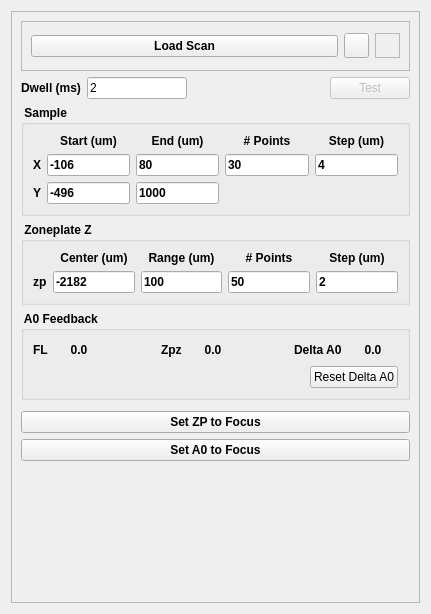
<?xml version="1.0" encoding="UTF-8"?>
<ui version="4.0">
 <class>Form</class>
 <widget class="QWidget" name="Form">
  <property name="geometry">
   <rect>
    <x>0</x>
    <y>0</y>
    <width>431</width>
    <height>614</height>
   </rect>
  </property>
  <property name="focusPolicy">
   <enum>Qt::StrongFocus</enum>
  </property>
  <property name="windowTitle">
   <string>Form</string>
  </property>
  <layout class="QVBoxLayout" name="verticalLayout">
   <item>
    <widget class="QFrame" name="frame">
     <property name="maximumSize">
      <size>
       <width>650</width>
       <height>16777215</height>
      </size>
     </property>
     <property name="frameShape">
      <enum>QFrame::StyledPanel</enum>
     </property>
     <property name="frameShadow">
      <enum>QFrame::Raised</enum>
     </property>
     <layout class="QVBoxLayout" name="verticalLayout_2">
      <item>
       <widget class="QFrame" name="loadscan_frame">
        <property name="minimumSize">
         <size>
          <width>0</width>
          <height>50</height>
         </size>
        </property>
        <property name="frameShape">
         <enum>QFrame::StyledPanel</enum>
        </property>
        <property name="frameShadow">
         <enum>QFrame::Sunken</enum>
        </property>
        <layout class="QHBoxLayout" name="horizontalLayout_3">
         <item>
          <widget class="QPushButton" name="loadScanBtn">
           <property name="font">
            <font>
             <weight>75</weight>
             <bold>true</bold>
            </font>
           </property>
           <property name="text">
            <string>Load Scan</string>
           </property>
          </widget>
         </item>
         <item>
          <widget class="QToolButton" name="helpBtn">
           <property name="minimumSize">
            <size>
             <width>25</width>
             <height>25</height>
            </size>
           </property>
           <property name="maximumSize">
            <size>
             <width>25</width>
             <height>25</height>
            </size>
           </property>
           <property name="text">
            <string/>
           </property>
           <property name="icon">
            <iconset resource="../../../../../../icons/icons.qrc">
             <normaloff>:/scan_plugins/helplite.png</normaloff>:/scan_plugins/helplite.png</iconset>
           </property>
           <property name="iconSize">
            <size>
             <width>50</width>
             <height>50</height>
            </size>
           </property>
          </widget>
         </item>
         <item>
          <widget class="QLabel" name="rtclkpic">
           <property name="maximumSize">
            <size>
             <width>25</width>
             <height>25</height>
            </size>
           </property>
           <property name="autoFillBackground">
            <bool>true</bool>
           </property>
           <property name="frameShape">
            <enum>QFrame::StyledPanel</enum>
           </property>
           <property name="text">
            <string/>
           </property>
           <property name="pixmap">
            <pixmap resource="../../../../../../icons/icons.qrc">:/scan_plugins/icons8-mouse-right-click-50.png</pixmap>
           </property>
           <property name="scaledContents">
            <bool>true</bool>
           </property>
           <property name="alignment">
            <set>Qt::AlignRight|Qt::AlignTrailing|Qt::AlignVCenter</set>
           </property>
          </widget>
         </item>
        </layout>
       </widget>
      </item>
      <item>
       <layout class="QHBoxLayout" name="horizontalLayout_34">
        <item>
         <layout class="QHBoxLayout" name="horizontalLayout_35">
          <item>
           <widget class="QLabel" name="label_61">
            <property name="font">
             <font>
              <weight>75</weight>
              <bold>true</bold>
             </font>
            </property>
            <property name="text">
             <string>Dwell (ms)</string>
            </property>
            <property name="alignment">
             <set>Qt::AlignCenter</set>
            </property>
           </widget>
          </item>
          <item>
           <widget class="QLineEdit" name="dwellFld">
            <property name="minimumSize">
             <size>
              <width>100</width>
              <height>22</height>
             </size>
            </property>
            <property name="maximumSize">
             <size>
              <width>100</width>
              <height>16777215</height>
             </size>
            </property>
            <property name="text">
             <string>2</string>
            </property>
           </widget>
          </item>
         </layout>
        </item>
        <item>
         <spacer name="horizontalSpacer_7">
          <property name="orientation">
           <enum>Qt::Horizontal</enum>
          </property>
          <property name="sizeHint" stdset="0">
           <size>
            <width>40</width>
            <height>20</height>
           </size>
          </property>
         </spacer>
        </item>
        <item>
         <widget class="QPushButton" name="testBtn">
          <property name="enabled">
           <bool>false</bool>
          </property>
          <property name="text">
           <string>Test</string>
          </property>
         </widget>
        </item>
        <item>
         <layout class="QHBoxLayout" name="horizontalLayout_36"/>
        </item>
       </layout>
      </item>
      <item>
       <widget class="QGroupBox" name="groupBox">
        <property name="minimumSize">
         <size>
          <width>0</width>
          <height>100</height>
         </size>
        </property>
        <property name="font">
         <font>
          <weight>75</weight>
          <bold>true</bold>
         </font>
        </property>
        <property name="title">
         <string> Sample </string>
        </property>
        <layout class="QHBoxLayout" name="horizontalLayout_2">
         <item>
          <layout class="QGridLayout" name="gridLayout">
           <item row="0" column="1">
            <widget class="QLabel" name="label_23">
             <property name="font">
              <font>
               <weight>75</weight>
               <bold>true</bold>
              </font>
             </property>
             <property name="text">
              <string>Start (um)</string>
             </property>
             <property name="alignment">
              <set>Qt::AlignCenter</set>
             </property>
            </widget>
           </item>
           <item row="0" column="2">
            <widget class="QLabel" name="label_24">
             <property name="font">
              <font>
               <weight>75</weight>
               <bold>true</bold>
              </font>
             </property>
             <property name="text">
              <string>End (um)</string>
             </property>
             <property name="alignment">
              <set>Qt::AlignCenter</set>
             </property>
            </widget>
           </item>
           <item row="0" column="3">
            <widget class="QLabel" name="label_25">
             <property name="font">
              <font>
               <weight>75</weight>
               <bold>true</bold>
              </font>
             </property>
             <property name="text">
              <string># Points</string>
             </property>
             <property name="alignment">
              <set>Qt::AlignCenter</set>
             </property>
            </widget>
           </item>
           <item row="0" column="4">
            <widget class="QLabel" name="label_56">
             <property name="font">
              <font>
               <weight>75</weight>
               <bold>true</bold>
              </font>
             </property>
             <property name="text">
              <string>Step (um)</string>
             </property>
             <property name="alignment">
              <set>Qt::AlignCenter</set>
             </property>
            </widget>
           </item>
           <item row="1" column="0">
            <widget class="QLabel" name="label_57">
             <property name="font">
              <font>
               <weight>75</weight>
               <bold>true</bold>
              </font>
             </property>
             <property name="text">
              <string>X</string>
             </property>
            </widget>
           </item>
           <item row="1" column="1">
            <widget class="QLineEdit" name="startXFld">
             <property name="minimumSize">
              <size>
               <width>80</width>
               <height>22</height>
              </size>
             </property>
             <property name="text">
              <string>-106</string>
             </property>
            </widget>
           </item>
           <item row="1" column="2">
            <widget class="QLineEdit" name="endXFld">
             <property name="minimumSize">
              <size>
               <width>81</width>
               <height>22</height>
              </size>
             </property>
             <property name="text">
              <string>80</string>
             </property>
            </widget>
           </item>
           <item row="1" column="3">
            <widget class="QLineEdit" name="npointsXFld">
             <property name="minimumSize">
              <size>
               <width>80</width>
               <height>22</height>
              </size>
             </property>
             <property name="text">
              <string>30</string>
             </property>
            </widget>
           </item>
           <item row="1" column="4">
            <widget class="QLineEdit" name="stepXFld">
             <property name="minimumSize">
              <size>
               <width>81</width>
               <height>22</height>
              </size>
             </property>
             <property name="text">
              <string>4</string>
             </property>
            </widget>
           </item>
           <item row="2" column="0">
            <widget class="QLabel" name="label_58">
             <property name="font">
              <font>
               <weight>75</weight>
               <bold>true</bold>
              </font>
             </property>
             <property name="text">
              <string>Y</string>
             </property>
            </widget>
           </item>
           <item row="2" column="1">
            <widget class="QLineEdit" name="startYFld">
             <property name="minimumSize">
              <size>
               <width>80</width>
               <height>22</height>
              </size>
             </property>
             <property name="text">
              <string>-496</string>
             </property>
            </widget>
           </item>
           <item row="2" column="2">
            <widget class="QLineEdit" name="endYFld">
             <property name="minimumSize">
              <size>
               <width>81</width>
               <height>22</height>
              </size>
             </property>
             <property name="text">
              <string>1000</string>
             </property>
            </widget>
           </item>
          </layout>
         </item>
        </layout>
       </widget>
      </item>
      <item>
       <widget class="QGroupBox" name="groupBox_2">
        <property name="minimumSize">
         <size>
          <width>0</width>
          <height>74</height>
         </size>
        </property>
        <property name="font">
         <font>
          <weight>75</weight>
          <bold>true</bold>
         </font>
        </property>
        <property name="title">
         <string> Zoneplate Z </string>
        </property>
        <layout class="QVBoxLayout" name="verticalLayout_3">
         <item>
          <layout class="QGridLayout" name="gridLayout_9">
           <item row="0" column="1">
            <widget class="QLabel" name="label9">
             <property name="font">
              <font>
               <weight>75</weight>
               <bold>true</bold>
              </font>
             </property>
             <property name="text">
              <string>Center (um)</string>
             </property>
             <property name="alignment">
              <set>Qt::AlignCenter</set>
             </property>
            </widget>
           </item>
           <item row="0" column="2">
            <widget class="QLabel" name="label_60">
             <property name="font">
              <font>
               <weight>75</weight>
               <bold>true</bold>
              </font>
             </property>
             <property name="text">
              <string>Range (um)</string>
             </property>
             <property name="alignment">
              <set>Qt::AlignCenter</set>
             </property>
            </widget>
           </item>
           <item row="0" column="3">
            <widget class="QLabel" name="label_62">
             <property name="font">
              <font>
               <weight>75</weight>
               <bold>true</bold>
              </font>
             </property>
             <property name="text">
              <string># Points</string>
             </property>
             <property name="alignment">
              <set>Qt::AlignCenter</set>
             </property>
            </widget>
           </item>
           <item row="0" column="4">
            <widget class="QLabel" name="label_63">
             <property name="font">
              <font>
               <weight>75</weight>
               <bold>true</bold>
              </font>
             </property>
             <property name="text">
              <string>Step (um)</string>
             </property>
             <property name="alignment">
              <set>Qt::AlignCenter</set>
             </property>
            </widget>
           </item>
           <item row="1" column="0">
            <widget class="QLabel" name="label_64">
             <property name="font">
              <font>
               <weight>75</weight>
               <bold>true</bold>
              </font>
             </property>
             <property name="text">
              <string>zp</string>
             </property>
            </widget>
           </item>
           <item row="1" column="1">
            <widget class="QLineEdit" name="centerZPFld">
             <property name="minimumSize">
              <size>
               <width>79</width>
               <height>22</height>
              </size>
             </property>
             <property name="text">
              <string>-2182</string>
             </property>
            </widget>
           </item>
           <item row="1" column="4">
            <widget class="QLineEdit" name="stepZPFld">
             <property name="minimumSize">
              <size>
               <width>79</width>
               <height>22</height>
              </size>
             </property>
             <property name="text">
              <string>2</string>
             </property>
            </widget>
           </item>
           <item row="1" column="2">
            <widget class="QLineEdit" name="rangeZPFld">
             <property name="minimumSize">
              <size>
               <width>79</width>
               <height>22</height>
              </size>
             </property>
             <property name="text">
              <string>100</string>
             </property>
            </widget>
           </item>
           <item row="1" column="3">
            <widget class="QLineEdit" name="npointsZPFld">
             <property name="minimumSize">
              <size>
               <width>79</width>
               <height>22</height>
              </size>
             </property>
             <property name="text">
              <string>50</string>
             </property>
            </widget>
           </item>
          </layout>
         </item>
        </layout>
       </widget>
      </item>
      <item>
       <widget class="QGroupBox" name="groupBox_3">
        <property name="minimumSize">
         <size>
          <width>0</width>
          <height>0</height>
         </size>
        </property>
        <property name="font">
         <font>
          <weight>75</weight>
          <bold>true</bold>
         </font>
        </property>
        <property name="title">
         <string> A0 Feedback</string>
        </property>
        <layout class="QVBoxLayout" name="verticalLayout_4">
         <item>
          <layout class="QHBoxLayout" name="horizontalLayout">
           <item>
            <widget class="QLabel" name="zlabel_2">
             <property name="font">
              <font>
               <weight>75</weight>
               <bold>true</bold>
              </font>
             </property>
             <property name="toolTip">
              <string>The Focal Length feedback</string>
             </property>
             <property name="text">
              <string>FL</string>
             </property>
            </widget>
           </item>
           <item>
            <widget class="QLabel" name="flFbkLbl">
             <property name="minimumSize">
              <size>
               <width>50</width>
               <height>0</height>
              </size>
             </property>
             <property name="toolTip">
              <string>The Focal Length feedback</string>
             </property>
             <property name="text">
              <string>0.0</string>
             </property>
             <property name="alignment">
              <set>Qt::AlignCenter</set>
             </property>
            </widget>
           </item>
           <item>
            <spacer name="horizontalSpacer_3">
             <property name="orientation">
              <enum>Qt::Horizontal</enum>
             </property>
             <property name="sizeHint" stdset="0">
              <size>
               <width>13</width>
               <height>20</height>
              </size>
             </property>
            </spacer>
           </item>
           <item>
            <widget class="QLabel" name="zlabel">
             <property name="font">
              <font>
               <weight>75</weight>
               <bold>true</bold>
              </font>
             </property>
             <property name="toolTip">
              <string>The Zoneplate Z feedback</string>
             </property>
             <property name="text">
              <string>Zpz</string>
             </property>
            </widget>
           </item>
           <item>
            <widget class="QLabel" name="zpzFbkLbl">
             <property name="minimumSize">
              <size>
               <width>50</width>
               <height>0</height>
              </size>
             </property>
             <property name="toolTip">
              <string>The Zoneplate Z feedback</string>
             </property>
             <property name="text">
              <string>0.0</string>
             </property>
             <property name="alignment">
              <set>Qt::AlignCenter</set>
             </property>
            </widget>
           </item>
           <item>
            <spacer name="horizontalSpacer_2">
             <property name="orientation">
              <enum>Qt::Horizontal</enum>
             </property>
             <property name="sizeHint" stdset="0">
              <size>
               <width>17</width>
               <height>20</height>
              </size>
             </property>
            </spacer>
           </item>
           <item>
            <widget class="QLabel" name="label">
             <property name="font">
              <font>
               <weight>75</weight>
               <bold>true</bold>
              </font>
             </property>
             <property name="toolTip">
              <string>The Delta A0 value</string>
             </property>
             <property name="text">
              <string>Delta A0</string>
             </property>
            </widget>
           </item>
           <item>
            <widget class="QLabel" name="deltaA0FbkLbl">
             <property name="minimumSize">
              <size>
               <width>50</width>
               <height>0</height>
              </size>
             </property>
             <property name="toolTip">
              <string>The Delta A0 value</string>
             </property>
             <property name="text">
              <string>0.0</string>
             </property>
             <property name="alignment">
              <set>Qt::AlignCenter</set>
             </property>
            </widget>
           </item>
          </layout>
         </item>
         <item>
          <layout class="QHBoxLayout" name="horizontalLayout_4">
           <item>
            <spacer name="horizontalSpacer_4">
             <property name="orientation">
              <enum>Qt::Horizontal</enum>
             </property>
             <property name="sizeHint" stdset="0">
              <size>
               <width>40</width>
               <height>20</height>
              </size>
             </property>
            </spacer>
           </item>
           <item>
            <widget class="QPushButton" name="resetDeltaA0Btn">
             <property name="font">
              <font>
               <weight>50</weight>
               <bold>false</bold>
              </font>
             </property>
             <property name="toolTip">
              <string>Reset the Delta A0 value to 0.0</string>
             </property>
             <property name="text">
              <string>Reset Delta A0</string>
             </property>
            </widget>
           </item>
          </layout>
         </item>
        </layout>
       </widget>
      </item>
      <item>
       <spacer name="verticalSpacer_2">
        <property name="orientation">
         <enum>Qt::Vertical</enum>
        </property>
        <property name="sizeType">
         <enum>QSizePolicy::Fixed</enum>
        </property>
        <property name="sizeHint" stdset="0">
         <size>
          <width>20</width>
          <height>5</height>
         </size>
        </property>
       </spacer>
      </item>
      <item>
       <widget class="QPushButton" name="setZPtoFocusBtn">
        <property name="enabled">
         <bool>true</bool>
        </property>
        <property name="font">
         <font>
          <weight>75</weight>
          <bold>true</bold>
         </font>
        </property>
        <property name="toolTip">
         <string>Set the ZP to the discovered focus position</string>
        </property>
        <property name="text">
         <string>Set ZP to Focus</string>
        </property>
        <property name="checkable">
         <bool>false</bool>
        </property>
       </widget>
      </item>
      <item>
       <widget class="QPushButton" name="setA0toFocusBtn">
        <property name="enabled">
         <bool>true</bool>
        </property>
        <property name="font">
         <font>
          <weight>75</weight>
          <bold>true</bold>
         </font>
        </property>
        <property name="toolTip">
         <string>Change the value of A0 to satisfy theoretical focus</string>
        </property>
        <property name="text">
         <string>Set A0 to Focus</string>
        </property>
        <property name="flat">
         <bool>false</bool>
        </property>
       </widget>
      </item>
      <item>
       <spacer name="verticalSpacer">
        <property name="orientation">
         <enum>Qt::Vertical</enum>
        </property>
        <property name="sizeHint" stdset="0">
         <size>
          <width>20</width>
          <height>40</height>
         </size>
        </property>
       </spacer>
      </item>
     </layout>
    </widget>
   </item>
  </layout>
 </widget>
 <resources>
  <include location="../../../../../../icons/icons.qrc"/>
 </resources>
 <connections/>
</ui>
